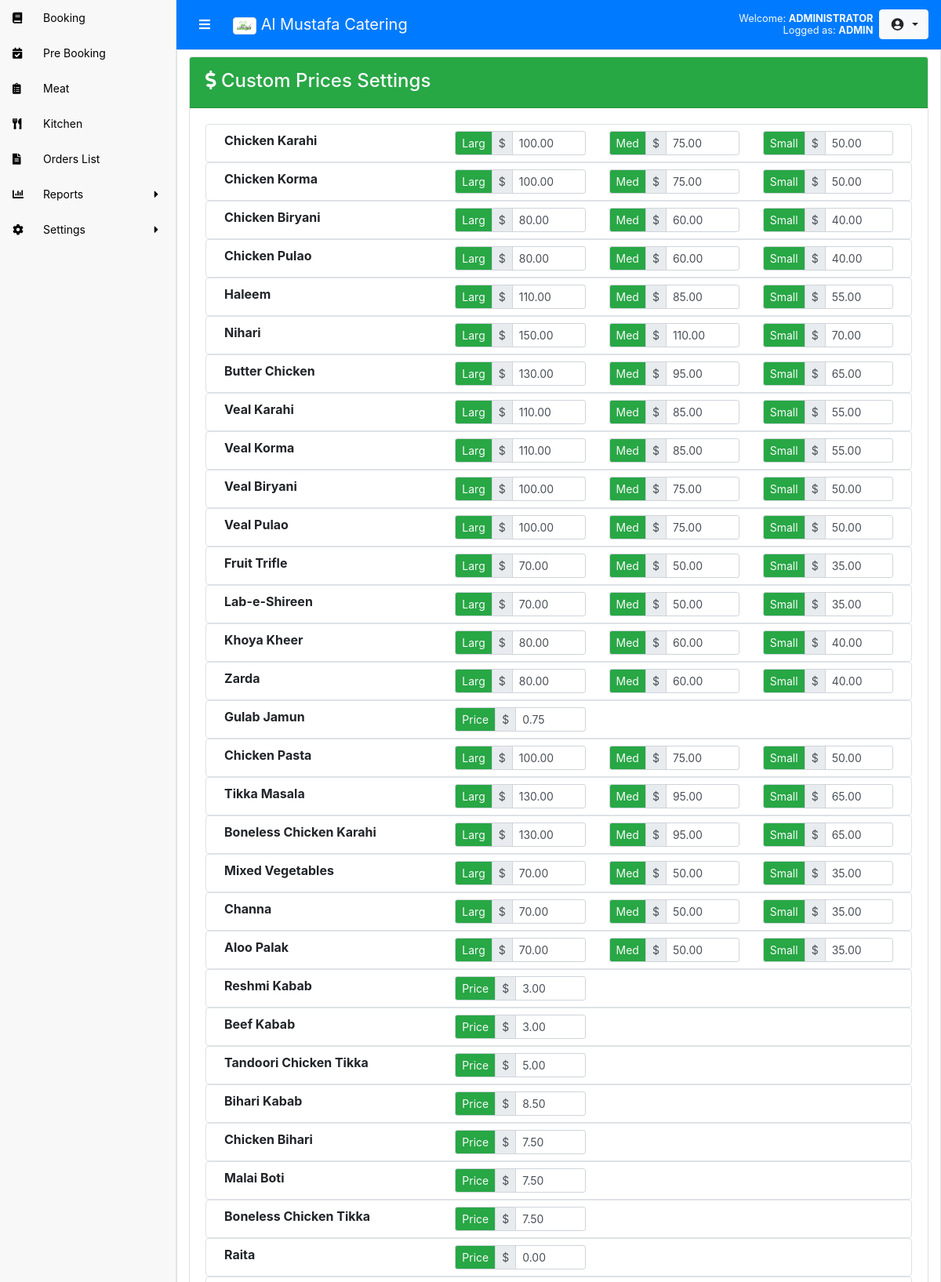
Screenshot of /setting_custom.php (signed in, upper part) with the database file from the repository.
### tables this page shows
CREATE TABLE `sidebar` (
  `id` int(10) NOT NULL,
  `name` varchar(50) DEFAULT NULL,
  `admin` tinyint(4) DEFAULT NULL,
  `operator` tinyint(4) DEFAULT NULL,
  `chef` tinyint(4) DEFAULT NULL,
  `tandoor` tinyint(4) DEFAULT NULL,
  `manager` tinyint(4) DEFAULT NULL,
  `link` varchar(50) DEFAULT NULL,
  `allow` tinyint(4) DEFAULT NULL,
  `icon` varchar(50) DEFAULT NULL,
  `submenu` tinyint(4) DEFAULT NULL,
  `super` tinyint(3) UNSIGNED NOT NULL DEFAULT 0
);

CREATE TABLE `food_custom_items` (
  `id` int(11) NOT NULL,
  `name` varchar(100) NOT NULL,
  `rank` int(10) UNSIGNED DEFAULT NULL,
  `food_custom` int(11) NOT NULL,
  `sm_price` decimal(10,2) DEFAULT NULL,
  `md_price` decimal(10,2) DEFAULT NULL,
  `lg_price` decimal(10,2) DEFAULT NULL,
  `price` decimal(10,2) UNSIGNED DEFAULT NULL,
  `tspan` tinyint(3) UNSIGNED DEFAULT 4,
  `mr_cal` tinyint(3) UNSIGNED DEFAULT NULL,
  `is_meat_cal` tinyint(3) UNSIGNED DEFAULT NULL,
  `is_rice_cal` tinyint(3) UNSIGNED DEFAULT NULL,
  `rice_type` tinyint(4) DEFAULT NULL,
  `mr_limit_id` int(10) UNSIGNED DEFAULT NULL,
  `ingredient_id` int(11) DEFAULT NULL,
  `pp` tinyint(4) NOT NULL DEFAULT 0,
  `lg_min` tinyint(3) UNSIGNED DEFAULT NULL,
  `lg_max` tinyint(3) UNSIGNED DEFAULT NULL,
  `md_min` tinyint(3) UNSIGNED DEFAULT NULL,
  `md_max` tinyint(3) UNSIGNED DEFAULT NULL,
  `sm_min` tinyint(3) UNSIGNED DEFAULT NULL,
  `sm_max` tinyint(3) UNSIGNED DEFAULT NULL,
  `list` tinyint(4) NOT NULL DEFAULT 1,
  `visible` tinyint(4) NOT NULL DEFAULT 1
);

### inc/build.php (called while the page is built, shortened)
<?php
$sb = 1;
function q($qry)
{
	if ($rs = mysqli_query($GLOBALS['conn'], $qry)) {
		return $rs;
	} else {
		die("<b>Die:</b>" . $qry);
	}
}
?>

### setting_custom.php (the view, shortened to what this page needs)
<?php include "inc/top.php"; ?>
<div class="container-fluid border">
	<div class="card mt-2">
		<div class="card-header bg-success text-light">
			<h4 class="mt-1"><i class="fa fa-dollar-sign"></i> Custom Prices Settings</h4>
		</div>
		<div class="card-body">
			<?php $rs = q("select * from food_custom_items");
			while($r = mysqli_fetch_array($rs)){ ?>
			<div class="row border border rounded p-2 m-0">
				<div class="col-md-4">
					<span><strong><?=$r['name']?></strong></span>
				</div>
				<div class="col-md-8">
					<div class="row">
						<?php if($r['pp']){ ?>
						<div class="col-4">
							<div class="input-group input-group-sm">
								<div class="input-group-prepend">
								    <span class="input-group-text bg-success text-light">Price</span>
								    <span class="input-group-text">$</span>
								</div>
								<input type="number" min="0" step="any" id="price<?=$r['id']?>" value="<?=$r['price']?>" data-id="<?=$r['id']?>" data-clm="price" data-old="<?=$r['price']?>" class="price form-control">
							</div>
						</div>
						<div class="col-8"></div>
						<?php }else{ ?>
						<div class="col">
							<div class="input-group input-group-sm">
								<div class="input-group-prepend">
								    <span class="input-group-text bg-success text-light">Larg</span>
								    <span class="input-group-text">$</span>
								</div>
								<input type="number" min="0" step="any" id="lg_price<?=$r['id']?>" value="<?=$r['lg_price']?>" data-id="<?=$r['id']?>" data-clm="lg_price" data-old="<?=$r['lg_price']?>" class="price form-control">
							</div>
						</div>
						<div class="col">
							<div class="input-group input-group-sm">
								<div class="input-group-prepend">
								    <span class="input-group-text bg-success text-light">Med</span>
								    <span class="input-group-text">$</span>
								</div>
								<input type="number" min="0" step="any" id="md_price<?=$r['id']?>" value="<?=$r['md_price']?>" data-id="<?=$r['id']?>" data-clm="md_price" data-old="<?=$r['md_price']?>" class="price form-control">
							</div>
						</div>
						<div class="col">
							<div class="input-group input-group-sm">
								<div class="input-group-prepend">
								    <span class="input-group-text bg-success text-light">Small</span>
								    <span class="input-group-text">$</span>
								</div>
								<input type="number" min="0" step="any" id="sm_price<?=$r['id']?>" value="<?=$r['sm_price']?>" data-id="<?=$r['id']?>" data-clm="sm_price" data-old="<?=$r['sm_price']?>" class="price form-control">
							</div>
						</div>
						<?php } ?>
					</div>
				</div>
			</div>
			<?php } ?>
		</div>
	</div>
</div>
<?php include "inc/btm.php"; ?>

### inc/sidebar.php (shortened to what this page needs)
<div id="sidebar-wrapper" class="d-print-none <?php if(!$sb) echo 'sidebar-toggled'; ?>">
    <aside id="sidebar">
        <ul id="sidemenu" class="sidebar-nav">
            <?php $sbrs = q("select * from sidebar where {$type}=1 and allow=1");
            while($sb = mysqli_fetch_array($sbrs)){ ?>
            <li>
                <?php if ($sb['submenu']) { ?>
                <a class="accordion-toggle collapsed toggle-switch" data-toggle="collapse" href="#<?=$sb['link']?>">
               <?php }else{ ?>
                <a href="<?=$sb['link']?>">
               <?php } ?>
                    <span class="sidebar-icon"><i class="<?=$sb['icon']?>" aria-hidden="true"></i></span>
                    <span class="sidebar-title"><?=$sb['name']?></span>
                    <?php if ($sb['submenu']) { ?>
                        <i class="fa fa-caret-right caret"></i>
                   <?php } ?>
                </a>
            </li>
           <?php } ?>
        </ul>
    </aside>
</div>

### css/common.css (style rules this page uses)
a, a:hover { text-decoration: none; }
@media (min-width: 992px) { #wrapper #sidebar-wrapper { width: 225px; } }
#sidebar-wrapper { border-right: 1px solid #e7e7e7; }
#sidebar-wrapper { z-index: 1000; position: fixed; top: 0; left: 225px; width: 0; height: 100%; margin-left: -225px; overflow-y: auto; background-color: #f8f8f8; -webkit-transition: all .5s ease; -moz-transition: all .5s ease; -o-transition: all .5s ease; transition: all .5s ease; }
#sidebar-wrapper .sidebar-nav { position: absolute; top: 0; width: 225px; font-size: 14px; margin: 0; padding: 0; list-style: none; background-color: #007BFF !important; }
.sidebar-nav>li>a>i { transition: 0.2s !important; }
#sidebar-wrapper .sidebar-nav li { text-indent: 0; line-height: 45px; }
#sidebar-wrapper .sidebar-nav li a { display: block; text-decoration: none; color: #000; }
#sidebar-wrapper .sidebar-nav li a .sidebar-icon { width: 45px; height: 45px; font-size: 14px; padding: 0 2px; display: inline-block; text-indent: 7px; margin-right: 10px; color: #000; float: left; }
#sidebar-wrapper .sidebar-nav li a .caret { position: absolute; right: 23px; top: auto; margin-top: 16px; }
.sidebar-nav li a { background: #f8f8f8; color: #000 !important; }

### style.css (style rules this page uses)
html { margin: 0 !important; padding: 0 !important; }
.container-fluid { min-height: 600px; }

### rows the page displays
sidebar: name "Booking"
sidebar: name "Pre Booking"
sidebar: name "Meat"
sidebar: name "Kitchen"
sidebar: name "Orders List"
sidebar: name "Reports", submenu 1 (drawn)
sidebar: name "Settings", submenu 1 (drawn)
food_custom_items: name "Chicken Karahi", lg_price "100.00", md_price "75.00", sm_price "50.00"
food_custom_items: name "Chicken Korma", lg_price "100.00", md_price "75.00", sm_price "50.00"
food_custom_items: name "Chicken Biryani", lg_price "80.00", md_price "60.00", sm_price "40.00"
food_custom_items: name "Chicken Pulao", lg_price "80.00", md_price "60.00", sm_price "40.00"
food_custom_items: name "Haleem", lg_price "110.00", md_price "85.00", sm_price "55.00"
food_custom_items: name "Nihari", lg_price "150.00", md_price "110.00", sm_price "70.00"
food_custom_items: name "Butter Chicken", lg_price "130.00", md_price "95.00", sm_price "65.00"
food_custom_items: name "Veal Karahi", lg_price "110.00", md_price "85.00", sm_price "55.00"
food_custom_items: name "Veal Korma", lg_price "110.00", md_price "85.00", sm_price "55.00"
food_custom_items: name "Veal Biryani", lg_price "100.00", md_price "75.00", sm_price "50.00"
food_custom_items: name "Veal Pulao", lg_price "100.00", md_price "75.00", sm_price "50.00"
food_custom_items: name "Fruit Trifle", lg_price "70.00", md_price "50.00", sm_price "35.00"
food_custom_items: name "Lab-e-Shireen", lg_price "70.00", md_price "50.00", sm_price "35.00"
food_custom_items: name "Khoya Kheer", lg_price "80.00", md_price "60.00", sm_price "40.00"
food_custom_items: name "Zarda", lg_price "80.00", md_price "60.00", sm_price "40.00"
food_custom_items: name "Gulab Jamun", price "0.75"
food_custom_items: name "Chicken Pasta", lg_price "100.00", md_price "75.00", sm_price "50.00"
food_custom_items: name "Tikka Masala", lg_price "130.00", md_price "95.00", sm_price "65.00"
food_custom_items: name "Boneless Chicken Karahi", lg_price "130.00", md_price "95.00", sm_price "65.00"
food_custom_items: name "Mixed Vegetables", lg_price "70.00", md_price "50.00", sm_price "35.00"
food_custom_items: name "Channa", lg_price "70.00", md_price "50.00", sm_price "35.00"
food_custom_items: name "Aloo Palak", lg_price "70.00", md_price "50.00", sm_price "35.00"
food_custom_items: name "Reshmi Kabab", price "3.00"
food_custom_items: name "Beef Kabab", price "3.00"
food_custom_items: name "Tandoori Chicken Tikka", price "5.00"
food_custom_items: name "Bihari Kabab", price "8.50"
food_custom_items: name "Chicken Bihari", price "7.50"
food_custom_items: name "Malai Boti", price "7.50"
food_custom_items: name "Boneless Chicken Tikka", price "7.50"
food_custom_items: name "Raita", price "0.00"

### other values shown
$fname "ADMINISTRATOR"
$type "ADMIN"
